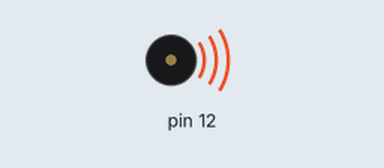
A sketch run on a simulated Arduino Uno, built with avr-gcc and run on an emulated ATmega328P. Parts: buzzer (waves = sounding).

Above: at 0.2 s.
At 12.0 s:
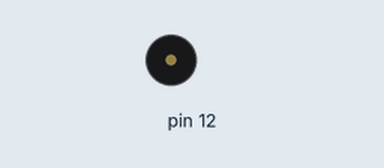
Timing chart, 0 to 17.2 s (numbered marks = the images above):
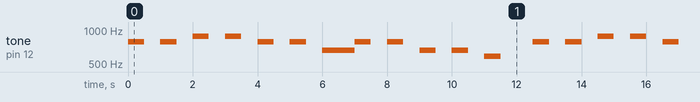

The sketch:

_20230105____1.ino
```cpp
// C++ code
//
int tones[] = {523,587,659,684,784,880,988,1046};
            // 도   레  미  파  솔  라  시  도
            // 1    2   3   4   5   6   7   8

void setup()
{
  pinMode(12, OUTPUT);
}

void loop()
{
  tone(12,tones[4],500);;
  delay(1000);          //1초 동안 시간 지연

  tone(12,tones[4],500);;
  delay(1000);          //1초 동안 시간 지연

  tone(12,tones[5],500);;
  delay(1000);          //1초 동안 시간 지연

  tone(12,tones[5],500);;
  delay(1000);          //1초 동안 시간 지연


  tone(12,tones[4],500);;
  delay(1000);          //1초 동안 시간 지연

  tone(12,tones[4],500);;
  delay(1000);          //1초 동안 시간 지연

  tone(12,tones[2],1000);;
  delay(1000);          //1초 동안 시간 지연


  tone(12,tones[4],500);;
  delay(1000);          //1초 동안 시간 지연

  tone(12,tones[4],500);;
  delay(1000);          //1초 동안 시간 지연

  tone(12,tones[2],500);;
  delay(1000);          //1초 동안 시간 지연

  tone(12,tones[2],500);;
  delay(1000);          //1초 동안 시간 지연

  tone(12,tones[1],500);;
  delay(1500);          //1초 동안 시간 지연

  tone(12,tones[4],500);;
  delay(1000);          //1초 동안 시간 지연

  tone(12,tones[4],500);;
  delay(1000);          //1초 동안 시간 지연

  tone(12,tones[5],500);;
  delay(1000);          //1초 동안 시간 지연

  tone(12,tones[5],500);;
  delay(1000);          //1초 동안 시간 지연


  tone(12,tones[4],500);;
  delay(1000);          //1초 동안 시간 지연

  tone(12,tones[4],500);;
  delay(1000);          //1초 동안 시간 지연

  tone(12,tones[2],1000);;
  delay(1000);          //1초 동안 시간 지연


  tone(12,tones[4],500);;
  delay(1000);          //1초 동안 시간 지연

  tone(12,tones[2],500);;
  delay(1000);          //1초 동안 시간 지연

  tone(12,tones[1],500);;
  delay(1000);          //1초 동안 시간 지연

  tone(12,tones[2],500);;
  delay(1000);


  tone(12,tones[0],500);;
  delay(3000);          //1초 동안 시간 지연


}
```

Measured:
- by itself, tone on pin 12: plays 784 Hz for 0.50 s, 784 Hz for 0.50 s, 880 Hz for 0.50 s, 880 Hz for 0.50 s, 784 Hz for 0.50 s, 784 Hz for 0.50 s … (120 notes in this stretch)
